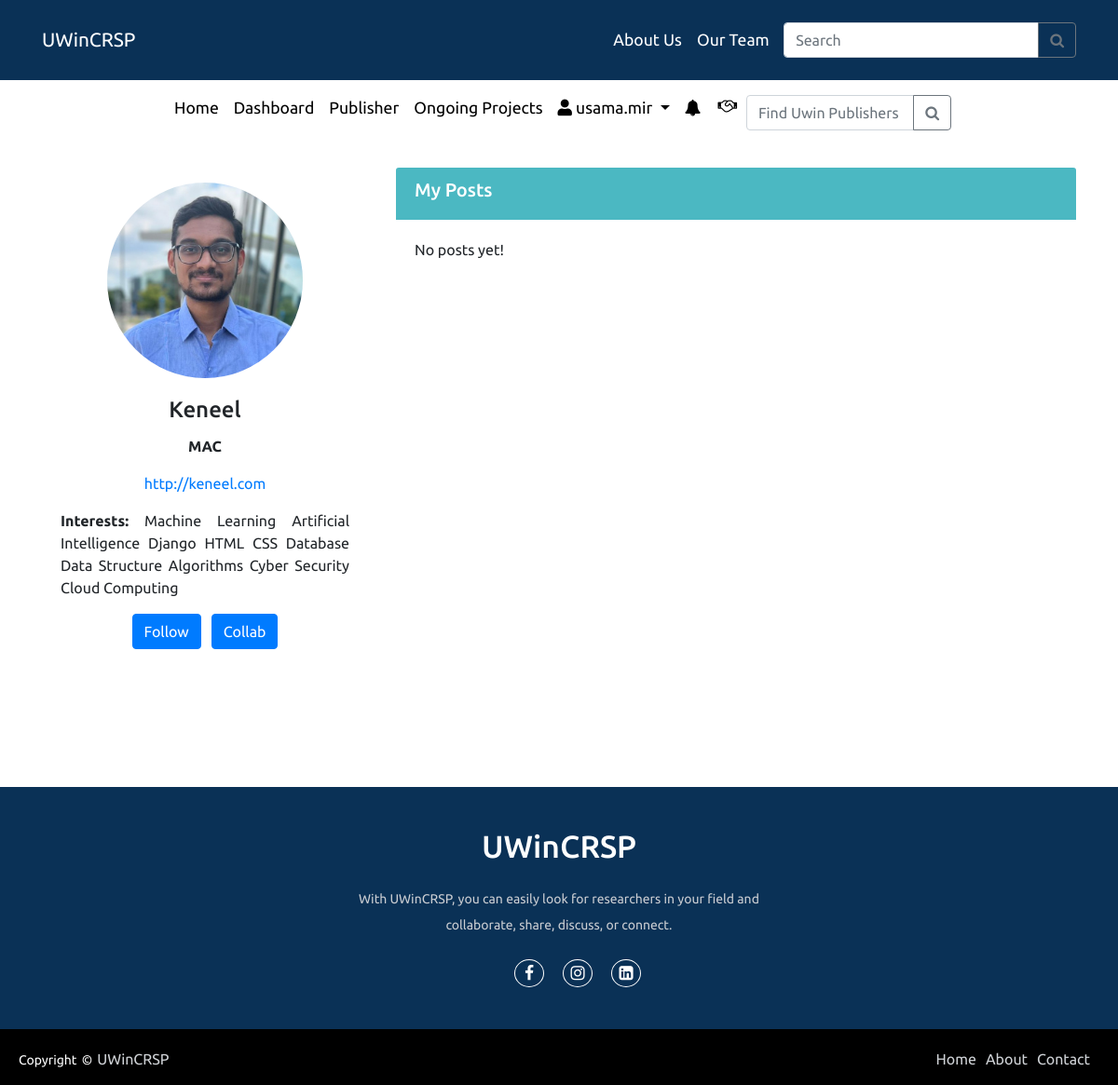
/profile/keneel (signed in), run on the app's committed database.
### accounts/models.py (models this page shows, shortened)
class Profile(models.Model):
    user = models.ForeignKey(User, on_delete=models.CASCADE)
    gscholar = models.URLField(max_length=200, blank=True)
    department = models.CharField(max_length=100, blank=True)
    university = models.CharField(max_length=100, blank=True)
    profile_pic = models.ImageField(upload_to='profile_pics/', blank=True, null=True)
    skills = models.ManyToManyField('Skill')
    def get_skills(self):
        return [skill.name for skill in self.skills.all()]

class Skill(models.Model):
    name = models.CharField(max_length=50, unique=True)

### accounts/views.py (the view)
# urls.py: path('profile/<str:username>', views.profile_view, name='profile'),  # without/
@login_required(login_url='login')
def profile_view(request, username):
    try:
        userObj = User.objects.get(username=username)
        profile = Profile.objects.get(user=userObj)
        posts = Post.objects.filter(uploaded_by=userObj).order_by('-published_on')
        is_following = Connection.objects.filter(follower=request.user, following=userObj).exists()
        is_own_profile = request.user == userObj
        context = {
            'user': request.user,
            'profile': profile,
            'posts': posts,
            'is_following': is_following,
            'is_own_profile': is_own_profile,  # Add this variable to the context
        }
    except Profile.DoesNotExist:
        return redirect('profile_fill')
    return render(request, 'profile.html', context)

### accounts/templates/profile.html (shortened to what this page needs)
{% extends 'base.html' %}
{% block content %}
<head>
</head>
<div class="container mt-3 mb-5">
    <div class="row">
        <div class="col-md-4">
            <div class="card" style="border: none">
                {% if profile.profile_pic %}
                    <img src="{{ profile.profile_pic }}" class="rounded-circle mt-3" style="width: 60%; height: 60%; margin-left: 20%;">
                {% else %}
                    <img src="https://img.freepik.com/premium-vector/accoun-vector-icon-with-long-shadow-white-illustration-isolated-blue-round-background-graphic-web-design_549897-771.jpg" class="card-img-top">
                {% endif %}
                <div class="card-body">
                    <h4 class="card-title text-center">{{ profile.user.first_name }} {{ profile.user.last_name }}</h4>
                    <p class="card-text text-center"><strong>{{ profile.university }}</strong></p>
                    <p class="card-text text-center"><a href="{{ profile.gscholar }}" target="_blank">{{ profile.gscholar }}</a></p>
                    <p class="card-text"><strong>Interests:</strong>
                        {% for skill in profile.get_skills %}
                            {{ skill }}
                        {% endfor %}
                    </p>
    <div class="d-flex justify-content-center">
    {% if user.is_authenticated and user == profile.user %}
        {% else %}
        <form method="post" action="{% url 'follow_user' profile.user.username %}">
            {% if is_following %}
                <button type="submit" class="btn btn-danger">Unfollow</button>
            {% else %}
                <button type="submit" class="btn btn-primary">Follow</button>
            {% endif %}
        </form>&nbsp; &nbsp;
        <a href = "{% url 'research_collaboration_board' %}"><button type="submit" class="btn btn-primary">Collab</button></a>
    {% endif %}
    </div>
                </div>
            </div>
        </div>
        <div class="col-md-8">
            <div class="card" style="border: none;">
                <div class="card-header text-white" style="background-color: #4bb8c2; border: none">
                    <h5>My Posts</h5>
                </div>
                <div class="card-body" style="border: none;">
                    {% for post in posts %}
                        <div class="card mb-3" style="border: none;">
                            <a href="{% url 'posts' post.id %}" style="color: black">
                                <div class="card-header" style="border-bottom: none;">{{ post.title }}</div>
                            </a>
                        </div>
                    {% empty %}
                        <p>No posts yet!</p>
                    {% endfor %}
                </div>
            </div>
        </div>
    </div></div>{% comment %}{% endcomment %}
{% endblock %}

### accounts/templates/base.html (shortened to what this page needs)
{% load static %}
<!DOCTYPE html>
<html lang="en">
<head>
    <link
            rel="stylesheet"
            href="https://maxcdn.bootstrapcdn.com/bootstrap/4.0.0/css/bootstrap.min.css"
    />
    <link
            rel="stylesheet"
            href="https://use.fontawesome.com/releases/v5.8.2/css/all.css"
    />
    <link rel="stylesheet" href="https://cdnjs.cloudflare.com/ajax/libs/font-awesome/4.7.0/css/font-awesome.min.css"/>
    <link rel='stylesheet' href='https://cdn.jsdelivr.net/npm/bootstrap-icons@1.7.2/font/bootstrap-icons.css'>
    <link rel="stylesheet" href = "{% static 'css/basestyle.css' %}">
</head>
<body>
<nav class="navbar navbar-expand-md navbar-dark navbar-fixed-top sticky-top">
    <div class="container">
        <a class="navbar-brand" href="{% url 'index' %}">UWinCRSP</a>
        <div class="collapse navbar-collapse justify-content-end" id="navbarNav">
            <ul class="navbar-nav">
                    <li class="nav-item">
                        <a class="nav-link custom-color" href="{% url 'aboutUs' %}">About Us</a>
                    </li>
                    <li class="nav-item">
                        <a class="nav-link custom-color" href="#team">Our Team</a>
                    </li>
            </ul>&nbsp;&nbsp;
              <form method="post" action="{% url 'post_search' %}">
                <div class="input-group mb-3 mt-3" style="max-width: 1000px;">
                    <input class="form-control" value="{{ query }}" type="search" name="searched" placeholder="Search"
                           aria-label="Search">
                    <div class="input-group-append">
                        <button class="btn btn-outline-secondary my-2 my-sm-0" type="submit"><i class="fa fa-search"></i></button>
                    </div>
                </div>
             </form>
        </div>
    </div>
</nav>
<div class="navigation">
<nav class="navbar navbar-expand-lg navbar-light bg-white">
  <div class="collapse navbar-collapse justify-content-center mx-auto" id="navbarSupportedContent">
    <ul class="navbar-nav mr-auto text-center">
        {% if user.is_authenticated %}
      <li class="nav-item active">
        <a class="nav-link" href="{% url 'index' %}">Home<span class="sr-only">(current)</span></a>
      </li>
      <li class="nav-item">
        <a class="nav-link" href="{% url 'dashboard' %}">Dashboard</a>
      </li>
        <li class="nav-item">
        <a class="nav-link" href="{% url 'profile_' %}">Publisher</a>
      </li>
        <li class="nav-item">
        <a class="nav-link" href="{% url 'on_project' %}">Ongoing Projects</a>
      </li>
      <li class="nav-item dropdown">
        <a class="nav-link dropdown-toggle" href="#" id="navbarDropdown" role="button" data-toggle="dropdown" aria-haspopup="true" aria-expanded="false">
          <i class="fas fa-user"></i> {{ user.username }}
        </a>
      </li>
      <li class="nav-item">
        <a class="nav-link notification-icon" href="#" onclick="fetchNotifications()"><i class="fa fa-bell mt-1"></i></a>
      </li>
            <li>
                 <div class="notification-icon">
                        <a href="#" onclick="sendCollaborationRequest({{ post.id }}, '{{ post.user.username }}')">
                            <i class="fa fa-handshake-o" aria-hidden="true"></i>
                        </a>
                    </div>&nbsp;&nbsp;
            </li>
    </ul>
    <form method="post" action="{% url 'search_publishers_' %}">
                    <div class="input-group mb-3 mt-2" style="width: 220px;">
                        <input class="form-control" type="search" name="searched" placeholder="Find Uwin Publishers"
                               aria-label="Search">
                        <div class="input-group-append">
                            <button class="btn btn-outline-secondary my-2 my-sm-0" type="submit"><i class="fa fa-search"></i></button>
                        </div>
                    </div>
                </form>
    {% endif %}
  </div>
</nav>
</div>
<div>
    {% block content %}
    {% endblock %}
</div>
    <footer>
      <div class="footer-content">
        <h3>UWinCRSP</h3>
        <p>With UWinCRSP, you can easily look for researchers in your field and collaborate, share, discuss, or connect.</p>
        <ul class="socials">
            <li><a href="https://www.facebook.com/UWindsor"><i class="fa fa-facebook"></i></a></li>
            <li><a href="https://instagram.com/uwindsor?igshid=MzRlODBiNWFlZA=="><i class="fa fa-instagram"></i></a></li>
            <li><a href="https://www.linkedin.com/school/uwindsor/"><i class="fa fa-linkedin-square"></i></a></li>
        </ul>
    </div>
    <div class="footer-bottom">
        <p>copyright &copy; <a href="#">UWinCRSP</a>  </p>
                <div class="footer-menu">
                  <ul class="f-menu">
                    <li><a href="">Home</a></li>
                    <li><a href="">About</a></li>
                    <li><a href="">Contact</a></li>
                  </ul>
                </div>
    </div>
    </footer>
</body>
</html>

### accounts/static/css/basestyle.css (style rules this page uses)
body { overflow-x: hidden; font-family: 'Ubuntu', sans-serif; }
.navbar { background-color: #012950f5; }
.navbar-brand { font-size: 1.3rem; }
.nav-link { color: black !important; font-size: 1.1rem; }
.custom-color { color: white !important; font-size: 1.1rem; }
footer { margin: 0; padding: 0; box-sizing: border-box; position: relative; top: 80px; bottom: 0; left: 0; right: 0; background: #012950f5; height: auto; width: 100vw; padding-top: 40px; color: #fff; }
.footer-content { display: flex; align-items: center; justify-content: center; flex-direction: column; text-align: center; }
.footer-content h3 { font-size: 2.1rem; font-weight: 500; text-transform: capitalize; line-height: 3rem; }
.footer-content p { max-width: 500px; margin: 10px auto; line-height: 28px; font-size: 14px; color: #cacdd2; justify-content: center; text-align: center; }
.socials { list-style: none; display: flex; align-items: center; justify-content: center; margin: 1rem 0 3rem 0; }
.socials li { margin: 0 10px; }
.socials a { text-decoration: none; color: #fff; border: 1.1px solid white; padding: 5px; border-radius: 50%; }
.socials a i { font-size: 1.1rem; width: 20px; transition: color .4s ease; }
.footer-bottom { background: #000; width: 100vw; padding: 20px; padding-bottom: 40px; text-align: center; }
.footer-bottom p { float: left; font-size: 14px; word-spacing: 2px; text-transform: capitalize; }
.footer-bottom p a { color: #cfd2d6; font-size: 16px; text-decoration: none; }
.footer-menu { float: right; }
.footer-menu ul { display: flex; }
.footer-menu ul li { padding-right: 10px; display: block; }
.footer-menu ul li a { color: #cfd2d6; text-decoration: none; }
a { transition: all 0.3s; }
button { transition: all 0.2s; }
p { text-justify: auto; text-align: justify; }
.notification-icon { position: relative; }
.notification-icon a { color: black; text-decoration: none; display: flex; align-items: center; justify-content: center; padding: 10px; }
li { list-style: none; }

### accounts/templates/base.html (style rules this page uses)
.navigation { display: flex; justify-content: center; align-items: center; height: 100%; }

### accounts/templates/profile.html (style rules this page uses)
.card { border: none !important; background-color: white; }

### data on the page
Profile: profile_pic (picture), user.first_name "Keneel", university "MAC", gscholar "http://keneel.com"
Skill: get_skills "Machine Learning"
Skill: get_skills "Artificial Intelligence"
Skill: get_skills "Django"
Skill: get_skills "HTML"
Skill: get_skills "CSS"
Skill: get_skills "Database"
Skill: get_skills "Data Structure"
Skill: get_skills "Algorithms"
Skill: get_skills "Cyber Security"
Skill: get_skills "Cloud Computing"

### other printed values
{{ user.username }} "usama.mir"
